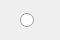
<?xml version="1.0" encoding="UTF-8"?>
<ui version="4.0">
 <class>CInUseCheck</class>
 <widget class="QWidget" name="CInUseCheck">
  <property name="geometry">
   <rect>
    <x>0</x>
    <y>0</y>
    <width>60</width>
    <height>40</height>
   </rect>
  </property>
  <property name="sizePolicy">
   <sizepolicy hsizetype="Ignored" vsizetype="Ignored">
    <horstretch>0</horstretch>
    <verstretch>0</verstretch>
   </sizepolicy>
  </property>
  <property name="windowTitle">
   <string>Form</string>
  </property>
  <layout class="QHBoxLayout" name="horizontalLayout">
   <property name="spacing">
    <number>0</number>
   </property>
   <property name="leftMargin">
    <number>0</number>
   </property>
   <property name="topMargin">
    <number>0</number>
   </property>
   <property name="rightMargin">
    <number>0</number>
   </property>
   <property name="bottomMargin">
    <number>0</number>
   </property>
   <item>
    <spacer name="horizontalSpacer">
     <property name="orientation">
      <enum>Qt::Horizontal</enum>
     </property>
     <property name="sizeType">
      <enum>QSizePolicy::Fixed</enum>
     </property>
     <property name="sizeHint" stdset="0">
      <size>
       <width>20</width>
       <height>20</height>
      </size>
     </property>
    </spacer>
   </item>
   <item>
    <widget class="QRadioButton" name="radioButton">
     <property name="sizePolicy">
      <sizepolicy hsizetype="Ignored" vsizetype="Ignored">
       <horstretch>0</horstretch>
       <verstretch>0</verstretch>
      </sizepolicy>
     </property>
     <property name="text">
      <string/>
     </property>
     <property name="checked">
      <bool>false</bool>
     </property>
    </widget>
   </item>
  </layout>
 </widget>
 <resources/>
 <connections/>
</ui>
